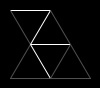
Frame 1 (no input)
Frame 60 (the mouse pressed at the canvas centre just before this capture): identical to frame 1, image omitted
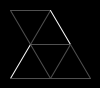
Frame 120 (the mouse held since frame 60 and released just before this capture)

The Processing sketch that drew these frames (run headless with seeded random() and noise(); from frame 60 on, the mouse is pressed at the canvas centre):

// Processing sketch: stencil_random
// ── stencil_random.pde
// single unit with random behavior
int w = 20;
int h = 17;
int[][] lines = {
  {0, 0, w*2, 0},
  {0, 0, w, h*2},
  {w, h*2, w*2, 0},
  {w*2, 0, w*3, h*2},
  {w*3, h*2, w, h*2},
  {w, h*2, 0, h*4},
  {0, h*4, w*2, h*4},
  {w*2, h*4, w, h*2},
  {w*2, h*4, w*3, h*2},
  {w*3, h*2, w*4, h*4},
  {w*4, h*4, w*2, h*4}
};
boolean next = true;

void setup() {
  size(100, 88);
  pixelDensity(displayDensity(2));
  smooth();
}

void draw() {
  if (next) {
    background(0);
    pushMatrix();
    translate(10, 10);

    for (int i = 0; i < lines.length; i++) {
      if ( random(100) > 50 ) {
        stroke(255);
      } else {
        stroke(80);
      }
      line(lines[i][0], lines[i][1], lines[i][2], lines[i][3]);
    }

    popMatrix();
  }
  next = false;
}

void mousePressed() {
  next = true;
}
